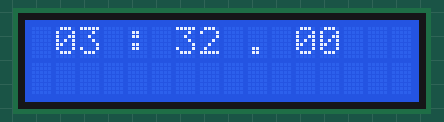
Simulated run of this sketch. Board: Arduino Uno, built with avr-gcc and run on an emulated ATmega328P. Shown: 16×2 character LCD.

Above: at 0.1 s.
At 4.1 s:
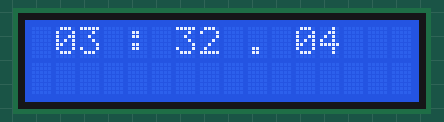
At 9.1 s:
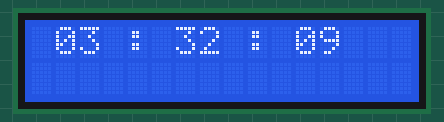
At 19.1 s:
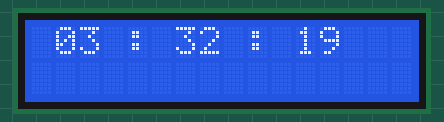
At 28.1 s:
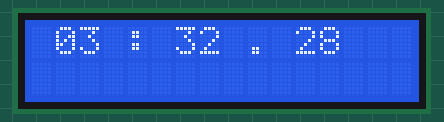
At 38.1 s:
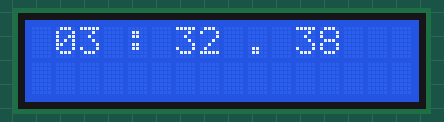

The sketch:

Clock_p11.ino
```cpp
#include <LiquidCrystal.h>
LiquidCrystal lcd(12, 11, 5, 4, 3, 2);

int switchState = 0;
int prevSwitchState = 0;

int min = 32;
int hr = 3;
int sec = 0;

// For accurate Time reading, use Arduino Real Time Clock
static uint32_t last_time, now = 0; // RTC

void setup() {
  // put your setup code here, to run once:

  Serial.begin(9600);

  lcd.begin(16, 2);

  now = millis();
  last_time = millis();
  showTime();
}

void loop() {

  showTime();

  sec += 1;

  if (sec >= 60) {
    sec = 0;
    min += 1;
  }

  if (min >= 60) {
    min = 0;
    hr += 1;
  }

  if (hr >= 24) {
    hr = 0;
  }

  now=millis();
  while ((now-last_time) < 1000 ) // wait1000ms
  {
    now=millis();
//    Serial.println(now-last_time);
  }
  last_time = millis();
}

void showTime() {
        lcd.clear();
        lcd.setCursor(0, 0);
        lcd.print(" ");
        lcdPrintNumber(hr);
//        Serial.print(hr);
        lcd.print(" : ");
//        Serial.print(" : ");
        lcdPrintNumber(min);
//        Serial.print(min);
        if (sec % 2 == 1) {
          lcd.print(" : ");
//        Serial.print(" : ");
        } else {
          lcd.print(" . ");
//        Serial.print(" : ");
        }

        lcdPrintNumber(sec);
//        Serial.println(sec);

}

void lcdPrintNumber(int number) {
  if (number < 10) {
    lcd.print(0);
  }
  lcd.print(number);
}
```

Measured:
- what the display in image 1 shows lasts 1.0 s, from 4.1 s to 5.1 s
